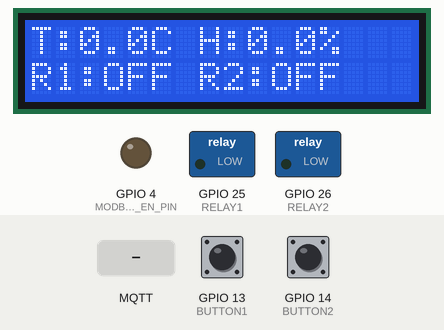
A sketch run on a simulated ESP32. Shown: 16×2 character LCD, switched loads named in the sketch (green lamp = pin HIGH), output pins drawn as LEDs (lit = HIGH). Inputs (shaded band) come from the test bench; at power-on: GPIO 13 (BUTTON1) HIGH, GPIO 14 (BUTTON2) HIGH. WiFi joins after 1.5 s; servers stay silent unless stated; random numbers use the default seed unless the sketch sets one; no MQTT or app messages arrive unless stated; what the sketch prints to the serial monitor is not drawn.

Above: at 5.2 s.
5.3 s: GPIO 13 (BUTTON1) pulled LOW for 0.15 s
At 6.4 s:
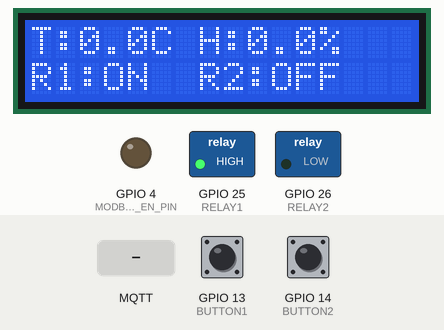
6.9 s: GPIO 14 (BUTTON2) pulled LOW for 3.2 s
At 9.1 s:
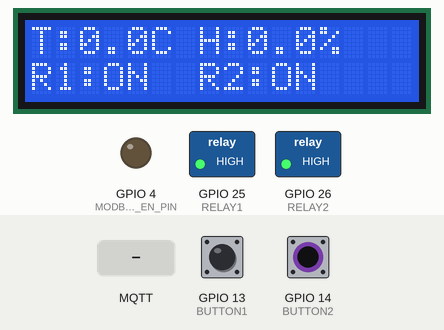
11.6 s: GPIO 13 (BUTTON1) pulled LOW for 3.2 s
At 13.2 s:
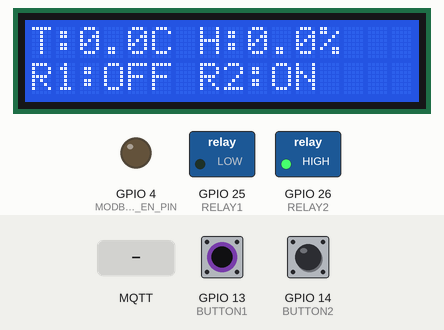
16.3 s: MQTT message "1" arrives on the first subscribed topic
At 17.4 s:
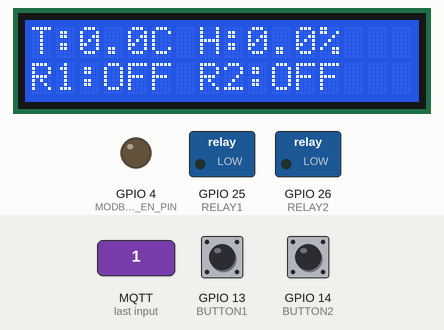
Timing chart, 0 to 19.3 s (numbered marks = the images above; inputs shaded):
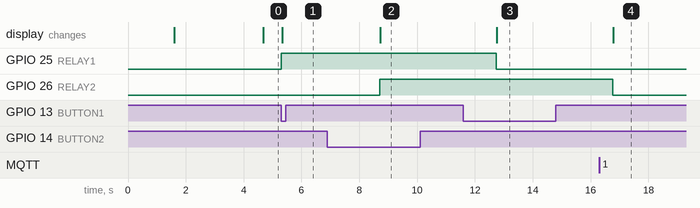

Measured:
- after the input at 5.3 s, GPIO 25 (RELAY1): LOW → HIGH at once; the display: changes at once (image 1)
- after the input at 6.9 s, GPIO 26 (RELAY2): LOW → HIGH after 1.8 s; the display: changes after 1.8 s (image 2)
- after the input at 11.6 s, GPIO 25 (RELAY1): HIGH → LOW after 1.1 s; the display: changes after 1.2 s (image 3)
- after the input at 16.3 s, GPIO 26 (RELAY2): HIGH → LOW after 0.46 s; the display: changes after 0.49 s (image 4)

The sketch:

ESP234.ino
```cpp
#include <WiFi.h>
#include <PubSubClient.h>
#include <ArduinoJson.h>
#include <LiquidCrystal_I2C.h>
#include <ModbusMaster.h>

// ==== WiFi ====
const char *ssid = "POCO M3 Pro 5G";
const char *password = "00000000";

// ==== MQTT ====
const char *mqtt_server = "broker.emqx.io";
const int mqtt_port = 1883;
const char *mqtt_topic_sub = "kelompok2/relay"; // menerima perintah relay
const char *mqtt_topic_pub = "kelompok2/dht";   // kirim data suhu & kelembapan (biar kompatibel nama topiknya)

WiFiClient espClient;
PubSubClient client(espClient);

// ==== LCD 16x2 ====
LiquidCrystal_I2C lcd(0x27, 16, 2);

// ==== Pin Push Button ====
#define BUTTON1 13
#define BUTTON2 14

// ==== Pin Relay ====
#define RELAY1 25
#define RELAY2 26

// ==== Variabel Global ====
float suhu = 0, kelembapan = 0;
bool relay1 = false, relay2 = false;
bool lastButton1 = HIGH, lastButton2 = HIGH;

// ==== Konfigurasi MODBUS (XY-MD02) ====
#define MODBUS_EN_PIN  4
#define MODBUS_RO_PIN 18
#define MODBUS_DI_PIN 19
#define MODBUS_SERIAL_BAUD 9600
#define MODBUS_PARITY SERIAL_8N1

#define MODBUS_SLAVE_ID 2
#define MODBUS_ADDRESS 0x0001
#define MODBUS_QUANTITY 2

ModbusMaster modbus;

void modbusPreTransmission() {
  digitalWrite(MODBUS_EN_PIN, HIGH);
  delay(2);
}

void modbusPostTransmission() {
  digitalWrite(MODBUS_EN_PIN, LOW);
  delay(2);
}

// ==== Fungsi koneksi WiFi ====
void setup_wifi() {
  delay(10);
  Serial.println();
  Serial.print("Menghubungkan ke ");
  Serial.println(ssid);

  WiFi.mode(WIFI_STA);
  WiFi.begin(ssid, password);

  while (WiFi.status() != WL_CONNECTED) {
    delay(500);
    Serial.print(".");
  }

  Serial.println("\nWiFi terkoneksi!");
  Serial.print("Alamat IP: ");
  Serial.println(WiFi.localIP());
}

// ==== Callback MQTT ====
void callback(char *topic, byte *payload, unsigned int length) {
  Serial.print("\nPesan MQTT diterima [");
  Serial.print(topic);
  Serial.print("] ");

  String message;
  for (int i = 0; i < length; i++)
    message += (char)payload[i];
  Serial.println(message);

  StaticJsonDocument<200> doc;
  if (deserializeJson(doc, message))
    return;

  if (String(topic) == mqtt_topic_sub) {
    relay1 = doc["relay1"];
    relay2 = doc["relay2"];
    digitalWrite(RELAY1, relay1);
    digitalWrite(RELAY2, relay2);
    publishRelayStatus(); // update LCD
  }
}

// ==== Reconnect MQTT ====
void reconnect() {
  while (!client.connected()) {
    Serial.print("Menghubungkan ke MQTT...");
    String clientId = "ESP32Device-" + String(random(0xffff), HEX);
    if (client.connect(clientId.c_str())) {
      Serial.println("Terhubung ke broker!");
      client.subscribe(mqtt_topic_sub);
    } else {
      Serial.print("Gagal, rc=");
      Serial.print(client.state());
      Serial.println(" coba lagi dalam 5 detik");
      delay(5000);
    }
  }
}

// ==== Kirim data suhu & kelembapan ====
void publishSensorData() {
  StaticJsonDocument<100> doc;
  doc["temperature"] = suhu;
  doc["humidity"] = kelembapan;

  char buffer[100];
  serializeJson(doc, buffer);
  client.publish(mqtt_topic_pub, buffer);

  Serial.printf("Data dikirim -> Suhu: %.1f°C, Kelembapan: %.1f%%\n", suhu, kelembapan);
}

// ==== Kirim status relay ke broker ====
void publishRelayStatus() {
  StaticJsonDocument<100> doc;
  doc["relay1"] = relay1 ? 1 : 0;
  doc["relay2"] = relay2 ? 1 : 0;
  char buffer[100];
  serializeJson(doc, buffer);
  client.publish("kelompok2/relayStatus", buffer); // topik status relay (boleh beda)

  // Update LCD
  lcd.clear();
  lcd.setCursor(0, 0);
  lcd.printf("T:%.1fC H:%.1f%%", suhu, kelembapan);
  lcd.setCursor(0, 1);
  lcd.printf("R1:%s R2:%s", relay1 ? "ON " : "OFF", relay2 ? "ON" : "OFF");
}

// ==== Baca data dari sensor Modbus ====
void readModbusSensor() {
  uint8_t result = modbus.readInputRegisters(MODBUS_ADDRESS, MODBUS_QUANTITY);

  if (result == modbus.ku8MBSuccess) {
    uint16_t rawTemp = modbus.getResponseBuffer(0x00);
    uint16_t rawHum  = modbus.getResponseBuffer(0x01);

    suhu = rawTemp / 10.0;
    kelembapan = rawHum / 10.0;

    Serial.printf("Suhu: %.1f°C | Kelembapan: %.1f%%\n", suhu, kelembapan);
  } else {
    Serial.println("❌ Gagal baca data Modbus!");
  }
}

// ==== Setup ====
void setup() {
  Serial.begin(115200);
  lcd.init();
  lcd.backlight();

  pinMode(BUTTON1, INPUT_PULLUP);
  pinMode(BUTTON2, INPUT_PULLUP);
  pinMode(RELAY1, OUTPUT);
  pinMode(RELAY2, OUTPUT);

  pinMode(MODBUS_EN_PIN, OUTPUT);
  digitalWrite(MODBUS_EN_PIN, LOW);

  // Setup Modbus
  Serial2.begin(MODBUS_SERIAL_BAUD, MODBUS_PARITY, MODBUS_RO_PIN, MODBUS_DI_PIN);
  modbus.begin(MODBUS_SLAVE_ID, Serial2);
  modbus.preTransmission(modbusPreTransmission);
  modbus.postTransmission(modbusPostTransmission);

  // Setup WiFi & MQTT
  setup_wifi();
  client.setServer(mqtt_server, mqtt_port);
  client.setCallback(callback);

  lcd.setCursor(0, 0);
  lcd.print("System Ready...");
  delay(1000);
}

// ==== Loop utama ====
void loop() {
  if (!client.connected())
    reconnect();
  client.loop();

  // Baca tombol
  bool currentButton1 = digitalRead(BUTTON1);
  bool currentButton2 = digitalRead(BUTTON2);

  if (lastButton1 == HIGH && currentButton1 == LOW) {
    relay1 = !relay1;
    digitalWrite(RELAY1, relay1);
    publishRelayStatus();
    Serial.println("Relay 1 diubah via BUTTON1");
    delay(300);
  }

  if (lastButton2 == HIGH && currentButton2 == LOW) {
    relay2 = !relay2;
    digitalWrite(RELAY2, relay2);
    publishRelayStatus();
    Serial.println("Relay 2 diubah via BUTTON2");
    delay(300);
  }

  lastButton1 = currentButton1;
  lastButton2 = currentButton2;

  // Baca sensor tiap 2 detik
  static unsigned long lastRead = 0;
  if (millis() - lastRead > 2000) {
    readModbusSensor();
    publishSensorData();
    publishRelayStatus();
    lastRead = millis();
  }
}
```
